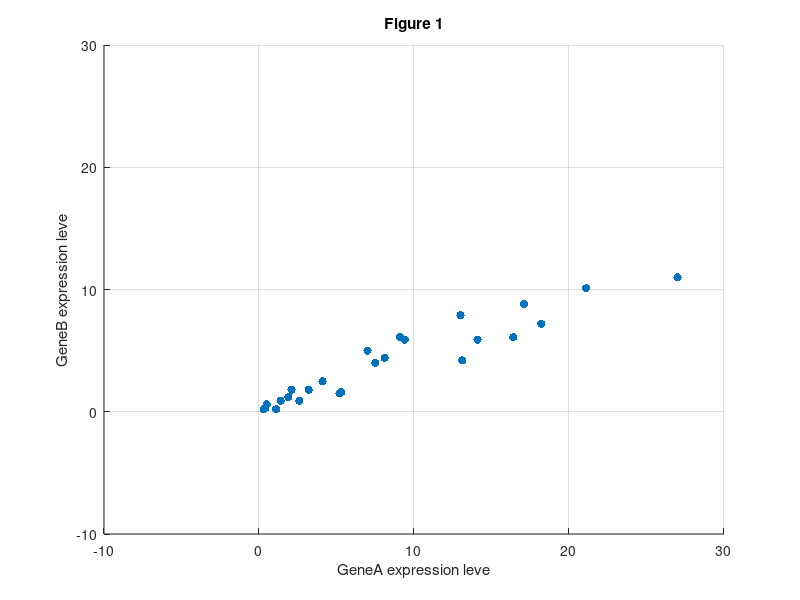
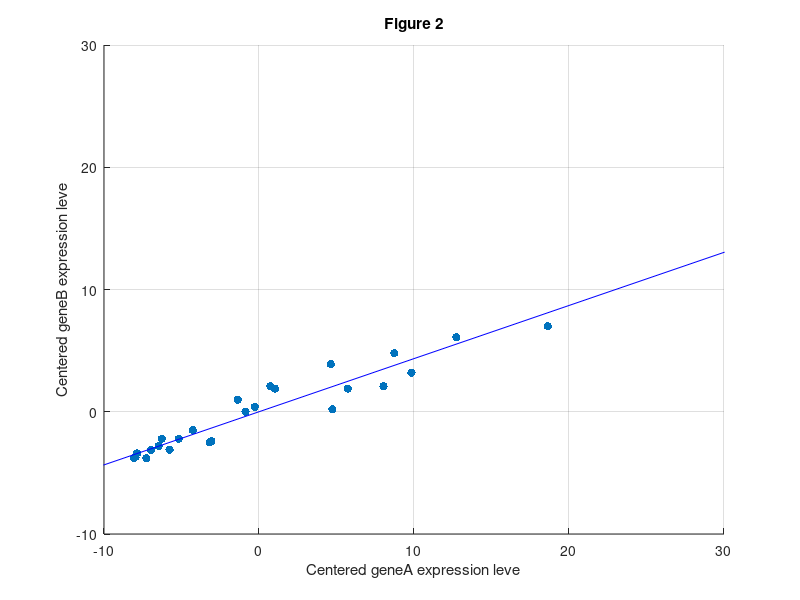
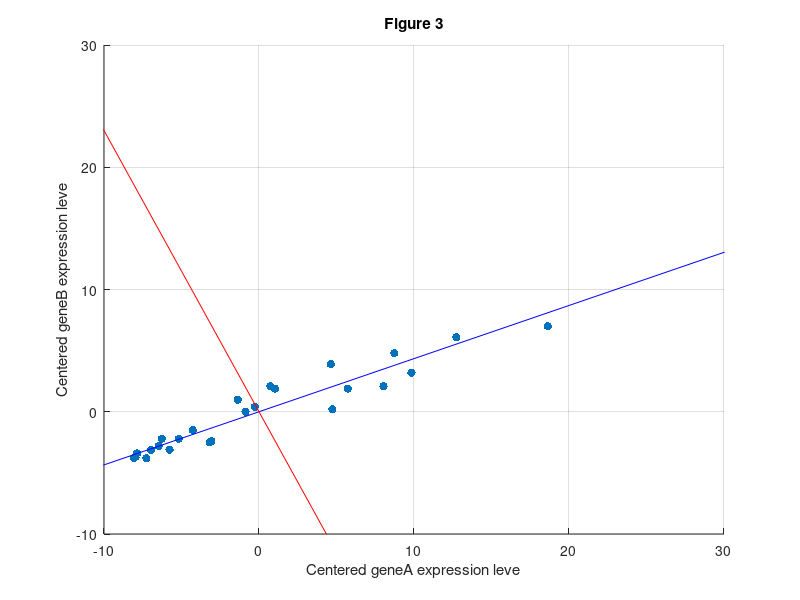

MATLAB code to generate these figures, in order:
% Clear things up
clear; close all; clc;

% Enter the data
GeneA = [1.1 0.5 27 1.4 1.9 2.6 3.2 8.1 4.1 0.4 9.4 13 14.1 9.1 18.2 2.1 5.3 ...
    16.4 7 21.1 0.3 7.5 17.1 5.2 13.1];

GeneB = [0.2 0.6 11 0.9 1.2 0.9 1.8 4.4 2.5 0.3 5.9 7.9 5.9 6.1 7.2 1.8 1.6 6.1 ...
    5 10.1 0.2 4.0 8.8 1.5 4.2];

% Create the component matrix
compMat = [GeneA; GeneB];

% Plot figure 1
figure(1)
scatter(compMat(1,:), compMat(2,:), 'filled')
axis([-10 30 -10 30])
grid on
title('Figure 1')
xlabel('GeneA expression leve')
ylabel('GeneB expression leve')

% Calculate the mean
m = mean(compMat');
compMatCent(1,:) = compMat(1,:) - m(1);
compMatCent(2,:) = compMat(2,:) - m(2);

% Plot figure 2
figure(2)
scatter(compMatCent(1,:), compMatCent(2,:), 'filled')
axis([-10 30 -10 30])
grid on
title('Figure 2')
xlabel('Centered geneA expression leve')
ylabel('Centered geneB expression leve')

%
variance = zeros(1, length(1:0.1:pi/2));
coordinates = zeros(1, size(compMatCent,2));
for i = 0:0.01:pi/2
    % Get the data points coordinates
    angle = [1 tan(i)]';
    angleBias = (1/sqrt(angle(1)^2+angle(2)^2)) * angle;
   
    for j = 1:length(compMatCent)
        coordinates(j) = dot(compMatCent(:, j), angleBias);
    end
    
    % Calculate the variance
    floor(i/0.01 + 1)
    variance(floor(i/0.01 + 1)) = sum(sum((coordinates-mean(coordinates)).^2/ ...
        (length(coordinates)-1)));
end

% Find the greatest variance
maxVar = find((variance == max(variance)));

% Plot the axis with greatest variance
figure(2)
hold on
x2 = (50*cos(0.01*(maxVar-1)));
y2 = (50*sin(0.01*(maxVar-1)));
plot([-x2 x2],[-y2 y2], 'b')

% Plot figure 3
figure(3)
scatter(compMatCent(1,:), compMatCent(2,:), 'filled')
hold on
x3 = (50*cos(0.01*(maxVar-1) + pi/2));
y3 = (50*sin(0.01*(maxVar-1) + pi/2));
x2 = (50*cos(0.01*(maxVar-1)));
y2 = (50*sin(0.01*(maxVar-1)));

plot([-x2 x2],[-y2 y2],'b')
plot([-x3 x3],[-y3 y3],'r')

axis([-10 30 -10 30])
grid on
title('Figure 3')
xlabel('Centered geneA expression leve')
ylabel('Centered geneB expression leve')
